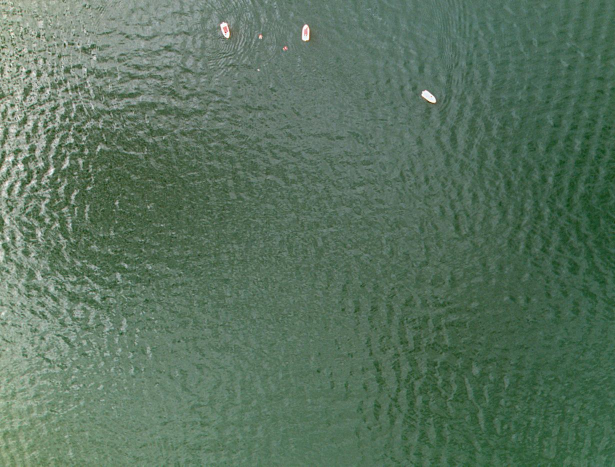
#> input picture vision_course/images/49.jpg, 1230 x 933 px, given in place of the camera (shown at 1/2 size)
$ python lesson19_multi_color_detect.py
#> lines starting #> are read from the running program, lines starting #| are printed output that depends on the picture; after the words box and inside, x2 and y2 are one past the last pixel; in counts of white or black regions, pixels touching at a corner belong together
#> in run_camera_mode, frame is the input picture: shape (933, 1230, 3); mean B, G, R 95.4, 115.5, 89.6
from datetime import datetime
from pathlib import Path

import cv2
import numpy as np


# 本课程所有图片素材和处理结果都统一放在 vision_course/images。
project_dir = Path(__file__).resolve().parent.parent
image_dir = project_dir / "images"
image_dir.mkdir(exist_ok=True)

window_name = "lesson19_multi_color_detect"

# 多颜色识别的关键是把每种颜色的阈值、显示颜色、最小面积放在一起管理。
color_configs = [
    {
        "name": "red",
        "draw_color": (0, 0, 255),
        "ranges": [
            ((0, 100, 70), (12, 255, 255)),
            ((170, 100, 70), (179, 255, 255)),
        ],
        "min_area": 800,
        "max_area_ratio": 0.08,
        "min_width": 18,
        "min_height": 35,
        "max_aspect": 3.0,
        "min_fill_ratio": 0.25,
    },
    {
        "name": "green",
        "draw_color": (0, 255, 0),
        "ranges": [
            ((40, 60, 60), (85, 255, 255)),
        ],
        "min_area": 800,
        "max_area_ratio": 0.12,
        "min_width": 25,
        "min_height": 45,
        "max_aspect": 3.0,
        "min_fill_ratio": 0.35,
    },
    {
        "name": "blue",
        "draw_color": (255, 0, 0),
        "ranges": [
            ((95, 80, 60), (130, 255, 255)),
        ],
        "min_area": 800,
        "max_area_ratio": 0.08,
        "min_width": 18,
        "min_height": 35,
        "max_aspect": 3.0,
        "min_fill_ratio": 0.25,
    },
    {
        "name": "black",
        # 黑色目标本身很暗，所以用白色画框更容易观察。
        "draw_color": (255, 255, 255),
        "text_color": (255, 255, 255),
        "ranges": [
            ((0, 0, 0), (179, 255, 55)),
        ],
        "min_area": 2500,
        "max_area_ratio": 0.18,
        "min_width": 45,
        "min_height": 45,
        "max_aspect": 2.2,
        "min_fill_ratio": 0.45,
    },
]


def resize_to_width(image, width):
    height = image.shape[0]
    old_width = image.shape[1]
    new_height = int(height * width / old_width)
    return cv2.resize(image, (width, new_height))


def put_label(image, text, color=(0, 255, 0)):
    cv2.putText(image, text, (16, 34),
                cv2.FONT_HERSHEY_SIMPLEX, 0.8, color, 2)
    return image


def mask_to_bgr(mask):
    return cv2.cvtColor(mask, cv2.COLOR_GRAY2BGR)


def clean_mask(mask):
    """先去掉零散噪点，再补目标内部的小断裂。"""
    kernel = cv2.getStructuringElement(cv2.MORPH_RECT, (5, 5))
    mask = cv2.morphologyEx(mask, cv2.MORPH_OPEN, kernel, iterations=1)
    mask = cv2.morphologyEx(mask, cv2.MORPH_CLOSE, kernel, iterations=2)
    return mask


def make_color_mask(hsv, ranges):
    mask = np.zeros(hsv.shape[:2], dtype=np.uint8)
    for low, high in ranges:
        low_array = np.array(low)
        high_array = np.array(high)
        part = cv2.inRange(hsv, low_array, high_array)
        mask = cv2.bitwise_or(mask, part)
    return clean_mask(mask)


def touches_border(x, y, w, h, frame_width, frame_height, margin=8):
    return (
        x <= margin or y <= margin
        or x + w >= frame_width - margin
        or y + h >= frame_height - margin
    )


def is_valid_target(contour, config, frame_shape):
    frame_height, frame_width = frame_shape[:2]
    area = cv2.contourArea(contour)
    x, y, w, h = cv2.boundingRect(contour)
    box_area = w * h
    if box_area == 0:
        return False, area

    max_area = frame_width * frame_height * config["max_area_ratio"]
    aspect = max(w / h, h / w)
    fill_ratio = area / box_area

    if area < config["min_area"] or area > max_area:
        return False, area
    if w < config["min_width"] or h < config["min_height"]:
        return False, area
    if aspect > config["max_aspect"]:
        return False, area
    if fill_ratio < config["min_fill_ratio"]:
        return False, area
    if touches_border(x, y, w, h, frame_width, frame_height):
        return False, area

    return True, area


def find_valid_contours(mask, config, frame_shape):
    contours, _hierarchy = cv2.findContours(
        mask, cv2.RETR_EXTERNAL, cv2.CHAIN_APPROX_SIMPLE
    )
    valid = []
    for contour in contours:
        ok, area = is_valid_target(contour, config, frame_shape)
        if ok:
            valid.append((area, contour))

    # 从左到右排序，画面中多个同色目标的编号更稳定。
    valid.sort(key=lambda item: cv2.boundingRect(item[1])[0])
    return valid


def draw_contours(result, config, valid_contours):
    infos = []
    for index, (area, contour) in enumerate(valid_contours, start=1):
        x, y, w, h = cv2.boundingRect(contour)
        cx = x + w // 2
        cy = y + h // 2
        label = f"{config['name']}{index}"

        cv2.rectangle(result, (x, y), (x + w, y + h), config["draw_color"], 3)
        cv2.circle(result, (cx, cy), 7, (0, 255, 255), -1)
        cv2.putText(result, f"{label} area:{int(area)}",
                    (x, max(28, y - 28)),
                    cv2.FONT_HERSHEY_SIMPLEX, 0.65,
                    config["draw_color"], 2)
        cv2.putText(result, f"center:({cx},{cy})",
                    (x, max(55, y - 6)),
                    cv2.FONT_HERSHEY_SIMPLEX, 0.65,
                    (0, 255, 255), 2)

        infos.append({
            "name": label,
            "area": area,
            "box": (x, y, w, h),
            "center": (cx, cy),
        })
    return infos


def build_result(frame):
    hsv = cv2.cvtColor(frame, cv2.COLOR_BGR2HSV)
#> hsv: shape (933, 1230, 3); mean H, S, V 66.1, 63, 115.6
    result = frame.copy()
    masks = {}
    all_infos = []

    for config in color_configs:
        mask = make_color_mask(hsv, config["ranges"])
        valid_contours = find_valid_contours(mask, config, frame.shape)
        infos = draw_contours(result, config, valid_contours)

        masks[config["name"]] = mask
        all_infos.extend(infos)
        text_color = config.get("text_color", config["draw_color"])
        cv2.putText(result, f"{config['name']}: {len(infos)}",
                    (20, 40 + 34 * len(masks)),
                    cv2.FONT_HERSHEY_SIMPLEX, 0.75,
                    text_color, 2)
#> this loop made 4 passes
#> pass 2, in build_result, `mask = make_color_mask(hsv, config["ranges"])`:
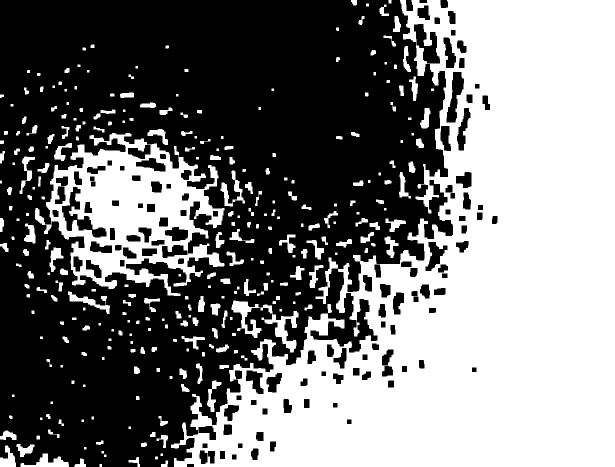
#> mask: shape (933, 1230) (shown at 1/2 size); 47.5% white; 299 white regions, largest, box (x1, y1, x2, y2) and area: (342, 0, 1230, 933) 446860, (70, 266, 449, 592) 56270, (463, 601, 597, 705) 3836
#> after the loop:
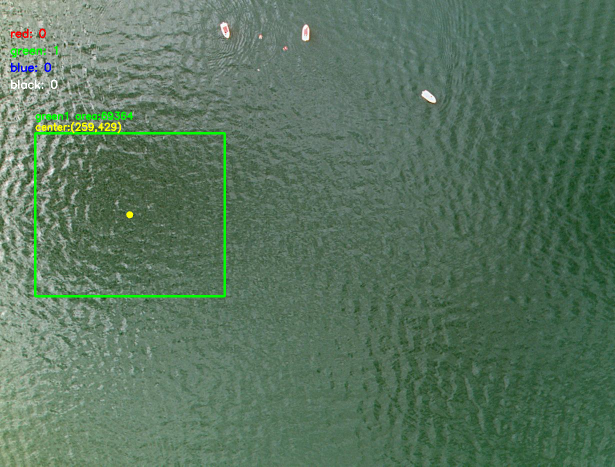
#> result: shape (933, 1230, 3) (shown at 1/2 size); 1.04% of pixels changed, all inside (x1, y1, x2, y2) = (21, 57, 452, 595)
#> after the loop, all_infos = 1 item; masks = 4 items

    cv2.putText(result, "s: save  q/Esc: quit", (20, result.shape[0] - 20),
                cv2.FONT_HERSHEY_SIMPLEX, 0.8, (0, 255, 0), 2)
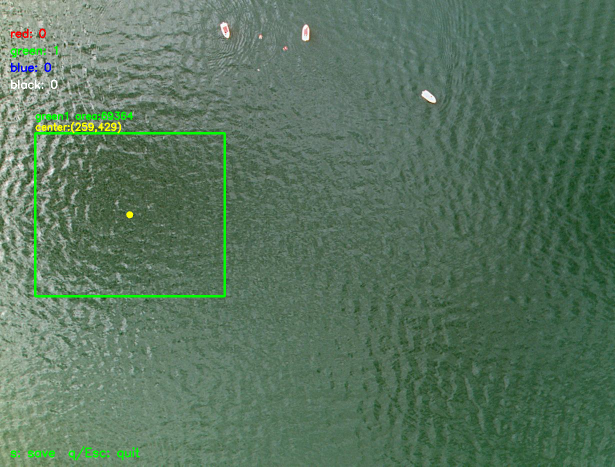
#> result: shape (933, 1230, 3) (shown at 1/2 size); 0.13% of pixels changed, all inside (x1, y1, x2, y2) = (21, 892, 280, 921)

    compare = make_display(frame, result, masks)
    return masks, result, compare, all_infos


def make_display(frame, result, masks):
    panel_width = 320
    original_show = put_label(resize_to_width(frame.copy(), panel_width), "original")
    result_show = put_label(resize_to_width(result.copy(), panel_width), "result")

    red_show = put_label(
        resize_to_width(mask_to_bgr(masks["red"]), panel_width), "red mask"
    )
#> in mask_to_bgr, `return cv2.cvtColor(mask, cv2.COLOR_GRAY2BGR)`: returned value: shape (933, 1230, 3); every value is 0
#> in resize_to_width (call 3), `return cv2.resize(image, (width, new_height))`: returned value: shape (242, 320, 3); every value is 0
#> call 3 of put_label, with text = 'red mask', color = (0, 255, 0)
#> in put_label (call 3), `cv2.putText(image, text, (16, 34), cv2.FONT_HERSHEY_SIMPLEX, 0.8, colo..`:
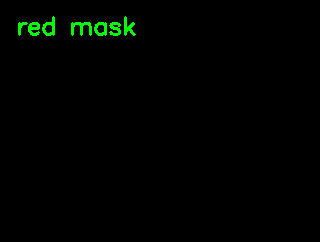
#> image: shape (242, 320, 3); mean of channels 0, 1, 2 0, 2.6, 0; drawn as B, G, R
    green_show = put_label(
        resize_to_width(mask_to_bgr(masks["green"]), panel_width), "green mask"
    )
    blue_show = put_label(
        resize_to_width(mask_to_bgr(masks["blue"]), panel_width), "blue mask"
    )
    black_show = put_label(
        resize_to_width(mask_to_bgr(masks["black"]), panel_width), "black mask"
    )

    top = cv2.hconcat([original_show, result_show])
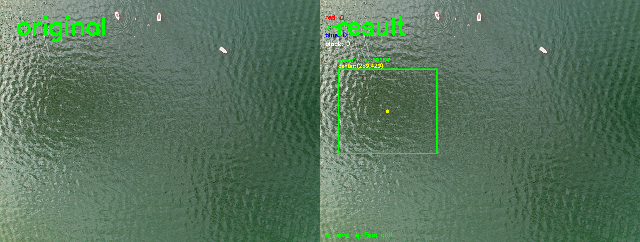
#> top: shape (242, 640, 3); mean of channels 0, 1, 2 93.7, 116.9, 88.2; drawn as B, G, R
    bottom_left = cv2.hconcat([red_show, green_show])
    bottom_right = cv2.hconcat([blue_show, black_show])
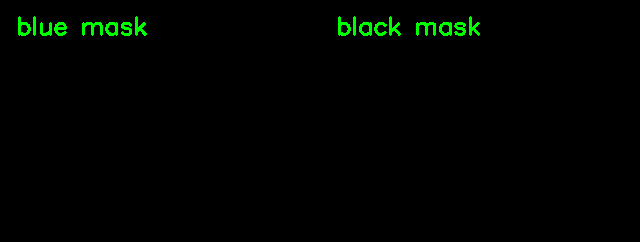
#> bottom_right: shape (242, 640, 3); mean of channels 0, 1, 2 0, 3, 0; drawn as B, G, R
    compare = cv2.vconcat([top, bottom_left, bottom_right])
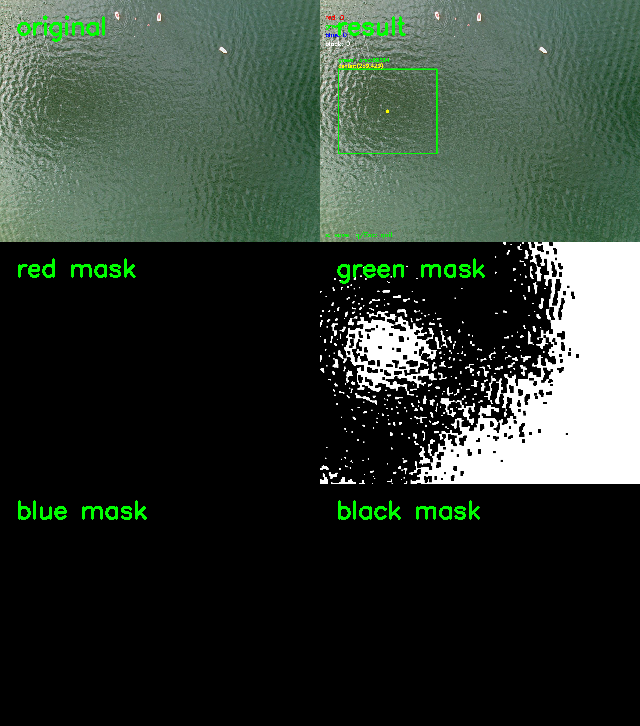
#> compare: shape (726, 640, 3); mean of channels 0, 1, 2 51.5, 61.2, 49.6; drawn as B, G, R
    return compare


def save_results(masks, result, compare, prefix):
    outputs = {
        f"{prefix}_red_mask.jpg": masks["red"],
        f"{prefix}_green_mask.jpg": masks["green"],
        f"{prefix}_blue_mask.jpg": masks["blue"],
        f"{prefix}_black_mask.jpg": masks["black"],
        f"{prefix}_result.jpg": result,
        f"{prefix}_compare.jpg": compare,
    }
    for filename, image in outputs.items():
        save_path = image_dir / filename
        ok = cv2.imwrite(str(save_path), image)
        print("saved:", save_path if ok else f"save failed: {save_path}")


def print_infos(infos):
    if not infos:
        print("no valid color target")
        return

    for info in infos:
        print(
            f"{info['name']}: area={int(info['area'])}, "
            f"box={info['box']}, center={info['center']}"
        )


def run_camera_mode():
    cap = cv2.VideoCapture(0)
    if not cap.isOpened():
        print("camera open failed")
        raise SystemExit(1)

    cv2.namedWindow(window_name, cv2.WINDOW_NORMAL)
    cv2.resizeWindow(window_name, 900, 720)

    print("multi color object detection")
    print("put red, green, blue or black objects in front of camera")
    print("press s to save current result")
    print("press q or Esc to quit")

    while True:
        ret, frame = cap.read()
        if not ret:
            print("read frame failed")
            break

        masks, result, compare, infos = build_result(frame)
#> masks = 4 items; infos = 1 item
        cv2.imshow(window_name, compare)

        key = cv2.waitKey(30) & 0xFF
#> (key q is pressed here)
        if key == ord("s"):
            time_text = datetime.now().strftime("%Y%m%d_%H%M%S")
            prefix = f"lesson19_multi_color_{time_text}"
            save_results(masks, result, compare, prefix)
            print_infos(infos)

        if key == ord("q") or key == 27:
            break

    cap.release()
    cv2.destroyAllWindows()


run_camera_mode()
